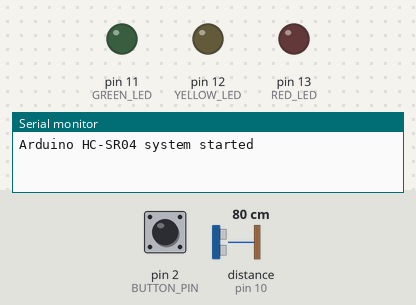
This sketch was run on a simulated Arduino Uno, built with avr-gcc and run on an emulated ATmega328P. Parts: output pins drawn as LEDs (lit = HIGH), the last lines printed to the serial monitor. The test bench sets the inputs (shaded band); at power-on: pin 2 (BUTTON_PIN) HIGH, distance to the obstacle (sensor on pin 10) 80 cm. The echo pulse lasts 58.3 µs per cm; pins used as bus, display or sensor lines are not drawn.

Above: at 1.2 s.
1.3 s: pin 2 (BUTTON_PIN) pulled LOW for 0.15 s
At 1.45 s:
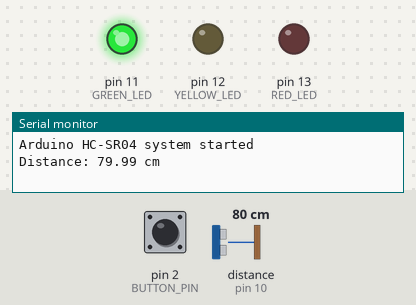
3.0 s: pin 2 (BUTTON_PIN) pulled LOW for 3.2 s
At 6.7 s:
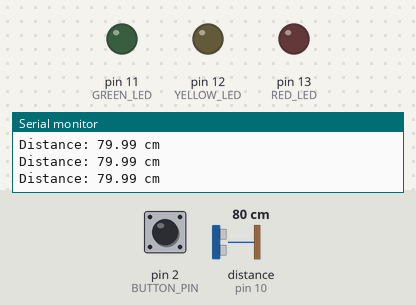
7.8 s: pin 2 (BUTTON_PIN) driven LOW
At 8.8 s:
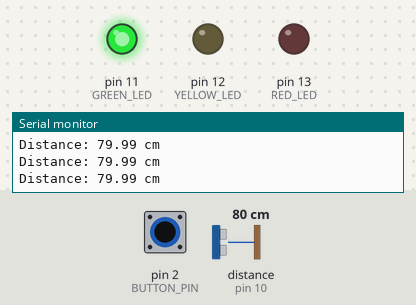
10.8 s: distance to the obstacle (sensor on pin 10) set to 53 cm
12.3 s: distance to the obstacle (sensor on pin 10) set to 45 cm
At 13.0 s:
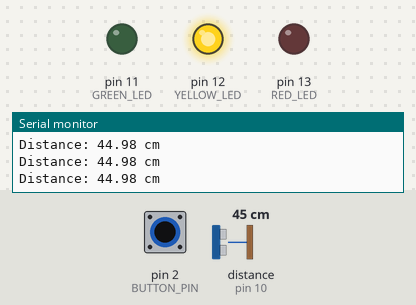
13.8 s: distance to the obstacle (sensor on pin 10) set to 23 cm
16.8 s: distance to the obstacle (sensor on pin 10) set to 18 cm
At 17.3 s:
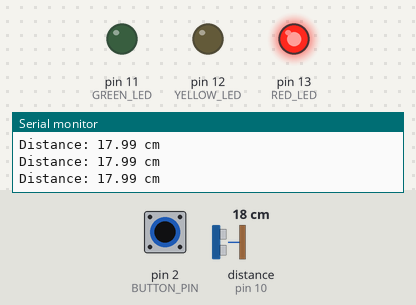
Timing chart, 0 to 19.3 s (numbered marks = the images above; inputs shaded):
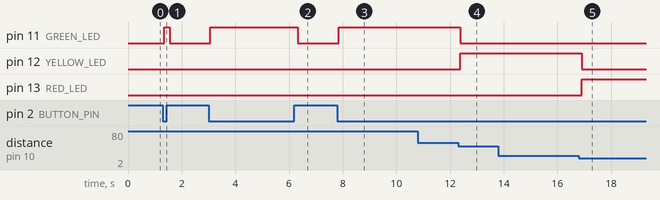

Measured:
- the behaviour switches between 51 and 50 cm on distance to the obstacle (sensor on pin 10) (found by bisection; images 3 and 4)
- the behaviour switches between 21 and 20 cm on distance to the obstacle (sensor on pin 10) (found by bisection; images 4 and 5)
- after the input at 1.3 s, pin 11 (GREEN_LED): LOW → HIGH after 0.06 s, → LOW 0.21 s later
- after the input at 3.0 s, pin 11 (GREEN_LED): LOW → HIGH after 0.06 s, → LOW 3.3 s later
- after the input at 7.8 s, pin 11 (GREEN_LED): LOW → HIGH after 0.06 s
- after the input at 12.3 s, pin 11 (GREEN_LED): HIGH → LOW after 0.08 s; pin 12 (YELLOW_LED): LOW → HIGH after 0.08 s
- after the input at 16.8 s, pin 12 (YELLOW_LED): HIGH → LOW after 0.10 s; pin 13 (RED_LED): LOW → HIGH after 0.10 s

The sketch:

baseline_sketch.ino
```cpp
#define TRIG_PIN 9
#define ECHO_PIN 10

#define RED_LED 13
#define YELLOW_LED 12
#define GREEN_LED 11

#define BUTTON_PIN 2

const unsigned long ECHO_TIMEOUT = 30000;
const unsigned long DEBOUNCE_TIME = 50;

bool buttonState = HIGH;
bool lastButtonReading = HIGH;
unsigned long lastDebounceTime = 0;

void setup() {
  Serial.begin(9600);

  pinMode(TRIG_PIN, OUTPUT);
  pinMode(ECHO_PIN, INPUT);

  pinMode(RED_LED, OUTPUT);
  pinMode(YELLOW_LED, OUTPUT);
  pinMode(GREEN_LED, OUTPUT);

  pinMode(BUTTON_PIN, INPUT_PULLUP);

  digitalWrite(TRIG_PIN, LOW);
  turnOffLEDs();

  Serial.println("Arduino HC-SR04 system started");
}

void loop() {
  checkButton();

  if (buttonState == LOW) {
    measureDistance();
  } else {
    turnOffLEDs();
  }
}

void checkButton() {
  bool reading = digitalRead(BUTTON_PIN);

  if (reading != lastButtonReading) {
    lastDebounceTime = millis();
  }

  if (millis() - lastDebounceTime >= DEBOUNCE_TIME) {
    buttonState = reading;
  }

  lastButtonReading = reading;
}

void measureDistance() {
  digitalWrite(TRIG_PIN, LOW);
  delayMicroseconds(2);

  digitalWrite(TRIG_PIN, HIGH);
  delayMicroseconds(10);
  digitalWrite(TRIG_PIN, LOW);

  unsigned long duration = pulseIn(
    ECHO_PIN, HIGH, ECHO_TIMEOUT
  );

  if (duration == 0) {
    turnOffLEDs();
    Serial.println("ERROR: No Echo signal!");
    delay(100);
    return;
  }

  float distance = duration * 0.0343 / 2.0;

  Serial.print("Distance: ");
  Serial.print(distance);
  Serial.println(" cm");

  turnOffLEDs();

  if (distance < 20) {
    digitalWrite(RED_LED, HIGH);
  }
  else if (distance <= 50) {
    digitalWrite(YELLOW_LED, HIGH);
  }
  else {
    digitalWrite(GREEN_LED, HIGH);
  }

  delay(100);
}

void turnOffLEDs() {
  digitalWrite(RED_LED, LOW);
  digitalWrite(YELLOW_LED, LOW);
  digitalWrite(GREEN_LED, LOW);
}
```
